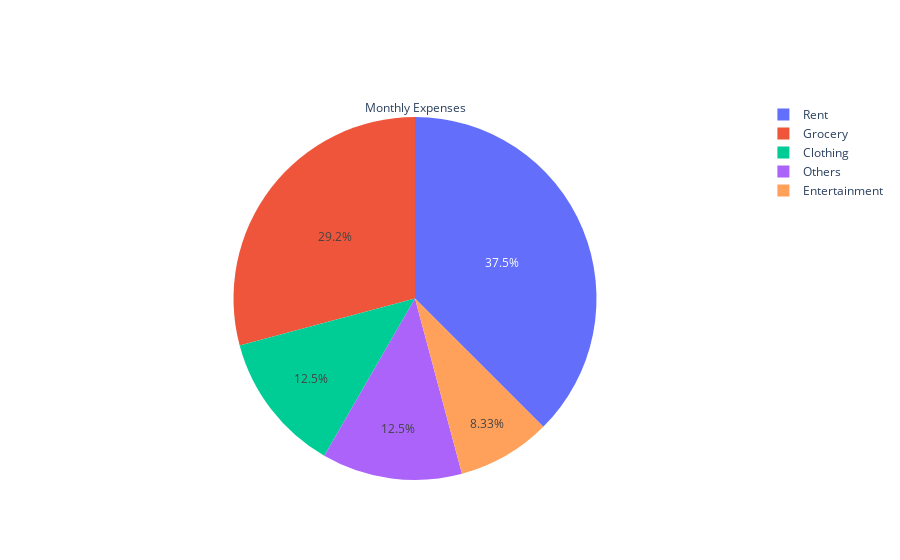

Notebook cell for this chart:
### Markdown cell above
### `PIE CHART -PLOTLY`
- A `pie-chart` creating using `plotly`. 
- Created using `go.Pie`, where data visualized ny sectors of the pie is set in values.
- [Pie-Chart Guide]('https://plotly.com/python/pie-charts/')

### Code cell
# Plotly Pie-Chart

labels = ['Grocery', 'Rent', 'Clothing', 'Entertainment', 'Others']
values = [350, 450, 150, 100, 150]

fig = go.Figure(data=[go.Pie(labels=labels, values=values, title='Monthly Expenses')])
fig.show()

### Figure 1 — Plotly figure (JSON) as saved in the notebook; plotly's stock layout.template omitted (floating-point values rounded to 4 significant figures)
{"data": [{"labels": ["Grocery", "Rent", "Clothing", "Entertainment", "Others"], "title": {"text": "Monthly Expenses"}, "type": "pie", "values": [350, 450, 150, 100, 150]}], "layout": {}}
